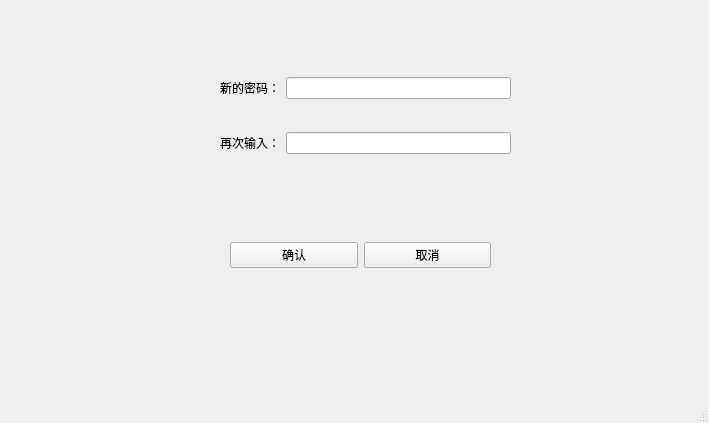
<?xml version="1.0" encoding="UTF-8"?>
<ui version="4.0">
 <class>changeWindow</class>
 <widget class="QMainWindow" name="changeWindow">
  <property name="geometry">
   <rect>
    <x>0</x>
    <y>0</y>
    <width>709</width>
    <height>423</height>
   </rect>
  </property>
  <property name="windowTitle">
   <string>MainWindow</string>
  </property>
  <widget class="QWidget" name="centralwidget">
   <widget class="QWidget" name="gridLayoutWidget">
    <property name="geometry">
     <rect>
      <x>220</x>
      <y>50</y>
      <width>291</width>
      <height>131</height>
     </rect>
    </property>
    <layout class="QGridLayout" name="gridLayout">
     <item row="1" column="0">
      <widget class="QLabel" name="reenterLabel">
       <property name="text">
        <string>再次输入：</string>
       </property>
      </widget>
     </item>
     <item row="0" column="1">
      <widget class="QLineEdit" name="newPswLine"/>
     </item>
     <item row="0" column="0">
      <widget class="QLabel" name="newPswLabel">
       <property name="text">
        <string>新的密码：</string>
       </property>
      </widget>
     </item>
     <item row="1" column="1">
      <widget class="QLineEdit" name="reenterLine"/>
     </item>
    </layout>
   </widget>
   <widget class="QWidget" name="horizontalLayoutWidget">
    <property name="geometry">
     <rect>
      <x>230</x>
      <y>200</y>
      <width>261</width>
      <height>111</height>
     </rect>
    </property>
    <layout class="QHBoxLayout" name="horizontalLayout">
     <item>
      <widget class="QPushButton" name="confirmButton">
       <property name="text">
        <string>确认</string>
       </property>
      </widget>
     </item>
     <item>
      <widget class="QPushButton" name="exitButton">
       <property name="text">
        <string>取消</string>
       </property>
      </widget>
     </item>
    </layout>
   </widget>
  </widget>
  <widget class="QMenuBar" name="menubar">
   <property name="geometry">
    <rect>
     <x>0</x>
     <y>0</y>
     <width>709</width>
     <height>22</height>
    </rect>
   </property>
  </widget>
  <widget class="QStatusBar" name="statusbar"/>
 </widget>
 <resources/>
 <connections/>
</ui>
